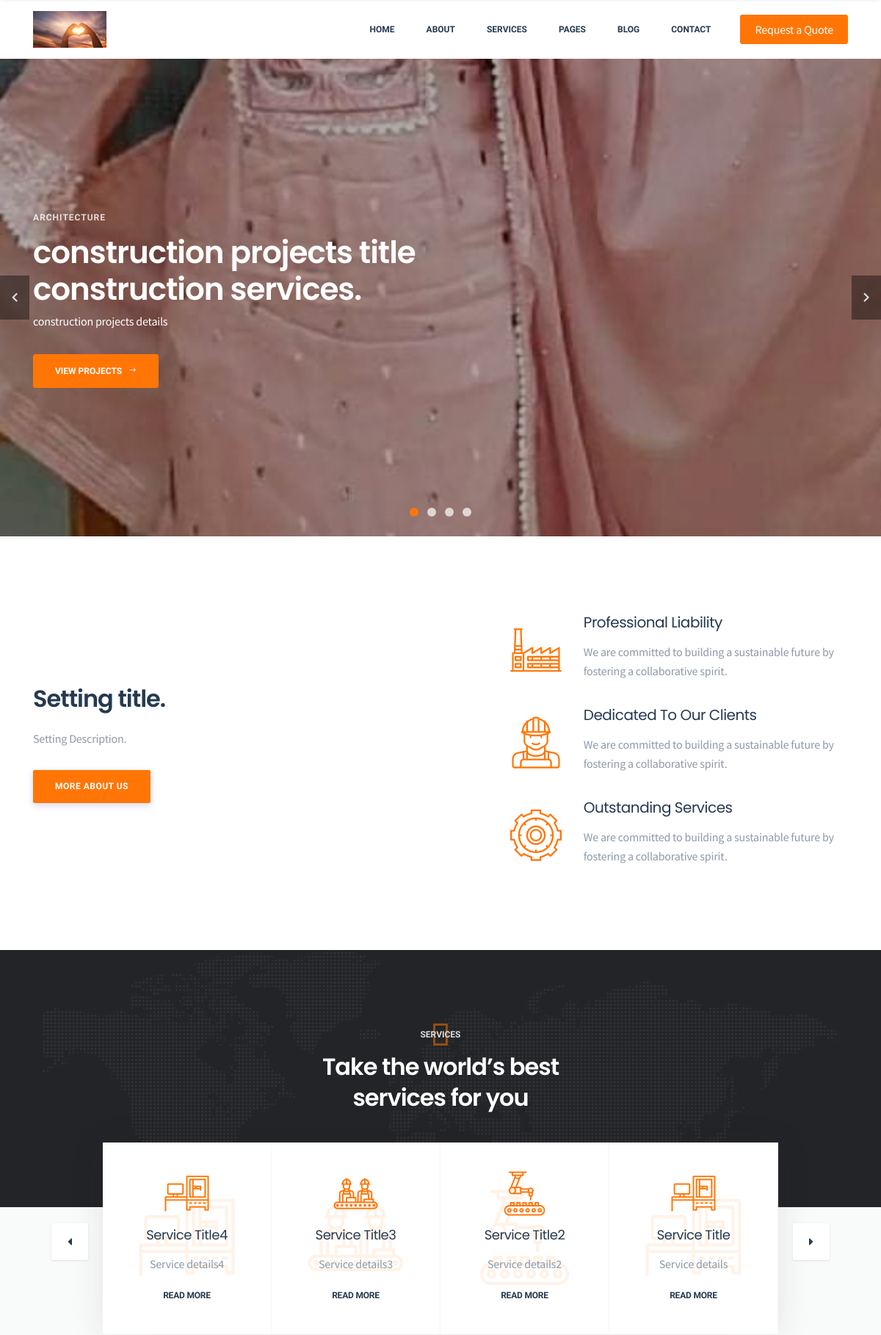
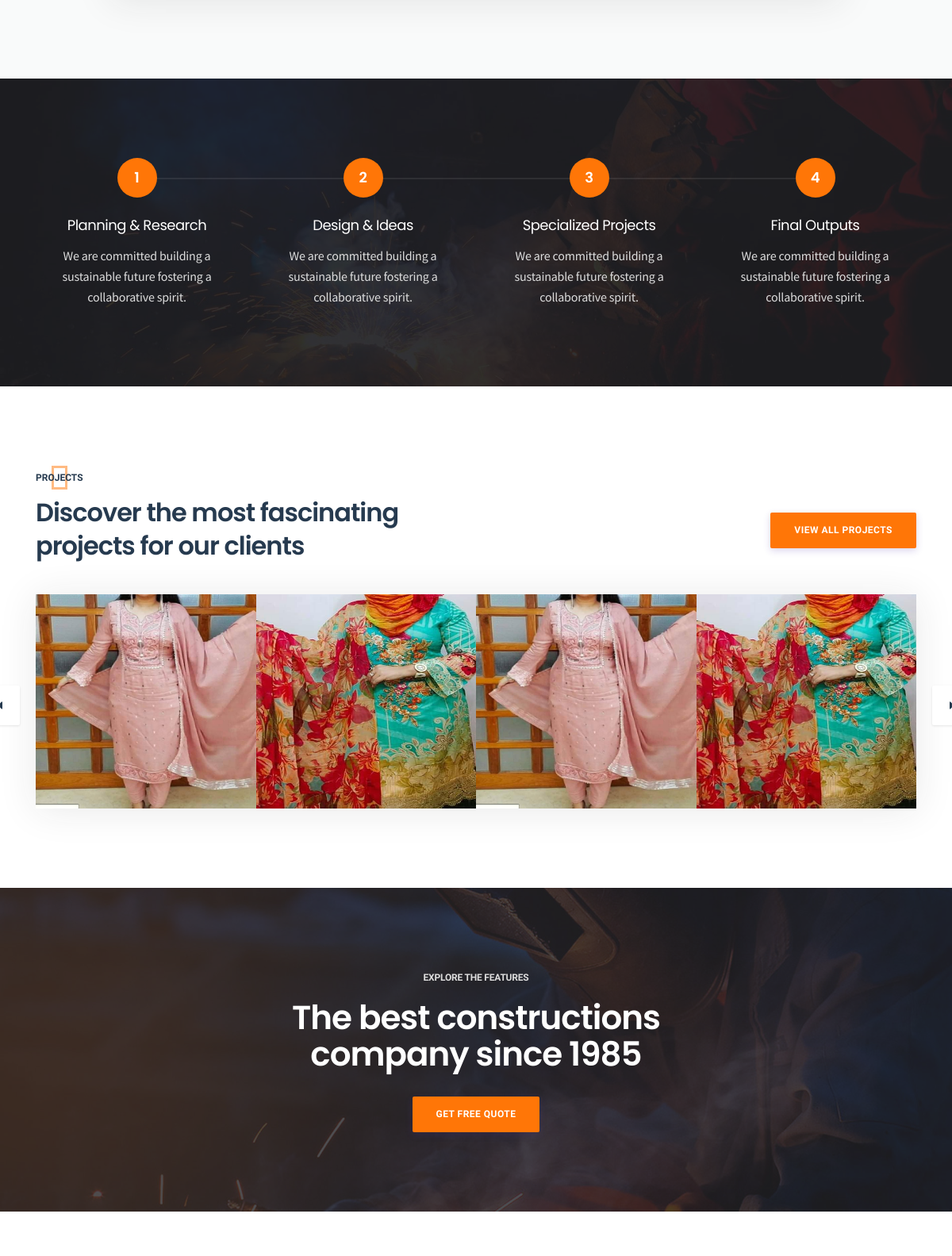
The page / (upper part) on the database its author committed (2 pictures, top to bottom).
### PlazaApp/models.py (models this page shows, shortened)
class Setting(models.Model):
    STATUS = (
        ('True', 'True'),
        ('False', 'False'),
    )
    title = models.CharField(max_length = 155)
    keywords = models.CharField(max_length = 250)
    description = models.CharField(max_length = 250)
    company = models.CharField(max_length = 50)
    address = models.CharField(blank = True, max_length = 100)
    phone = models.CharField(blank = True, max_length = 15)
    fax = models.CharField(blank = True, max_length = 15)
    email = models.CharField(blank = True, max_length = 50)
    smtpserver = models.CharField(blank = True, max_length = 50)
    smtpemail = models.CharField(blank = True, max_length = 50)
    smtppassword = models.CharField(blank = True, max_length = 50)
    smtpport = models.CharField(blank = True, max_length = 50)
    icon = models.ImageField(blank = True, upload_to = 'images/')
    facebook = models.URLField(blank = True, max_length = 50)
    instagram = models.URLField(blank = True, max_length = 50)
    twitter = models.URLField(blank = True, max_length = 50)
    youtube = models.URLField(blank = True, max_length = 50)
    aboutus = models.TextField(blank = True)
    contact = models.TextField(blank = True)
    references = models.TextField(blank = True)
    status = models.CharField(max_length = 10, choices = STATUS)
    created_at = models.DateTimeField(auto_now_add = True)
    updated_at = models.DateTimeField(auto_now = True)

### Construct/models.py (models this page shows, shortened)
class ConstructionProjects(models.Model):
    STATUS = (
        ('True', 'True'),
        ('False', 'False'),
    )
    category = models.ForeignKey(ConstructionCategory, on_delete = models.CASCADE)
    cons_architect = models.ForeignKey(ConstructionArchitects, on_delete = models.CASCADE)
    title = models.CharField(max_length = 200)
    keywords = models.CharField(max_length = 100)
    location = models.CharField(max_length = 200)
    manufactures = models.CharField(max_length = 200)
    new_price = models.DecimalField(decimal_places = 2, max_digits = 15, default = 0)
    old_price = models.DecimalField(decimal_places = 2, max_digits = 15)
    amount = models.IntegerField(default = 0)
    min_amount = models.IntegerField(default = 3)
    details = models.TextField()
    image = models.ImageField(blank = True, upload_to = 'construct_projects/')
    status = models.CharField(max_length = 20, choices = STATUS)
    slug = models.SlugField(null = True, unique = True)
    created_at = models.DateTimeField(auto_now_add = True)
    updated_at = models.DateTimeField(auto_now = True)
    def imageurl(self):
        if self.image:
            return self.image.url
        else:
            return ""
    def image_tag(self):
        return mark_safe('<img src="{}" heigths="70" width="60" />'.format(self.image.url))
    image_tag.short_description = 'image'

class ConstructionCategory(models.Model):
    STATUS = (
        ('True', 'True'),
        ('False', 'False'),
    )
    title = models.CharField(max_length = 155)
    keywords = models.CharField(max_length = 100)
    details = models.TextField()
    image = models.ImageField(blank = True, upload_to = 'construct_category/')
    status = models.CharField(max_length = 20, choices = STATUS)
    slug = models.SlugField(null = True, unique = True)
    created_at = models.DateTimeField(auto_now_add = True)
    updated_at = models.DateTimeField(auto_now = True)
    def __str__(self):
        return self.title

### Service/models.py (models this page shows, shortened)
class Services(models.Model):
    STATUS = (
        ('True', 'True'),
        ('False', 'False'),
    )
    title = models.CharField(max_length = 200)
    tileicon = models.CharField(max_length = 200)
    image = models.ImageField(upload_to = 'services/')
    details = models.TextField()
    status = models.CharField(max_length = 40, choices = STATUS)
    created_at = models.DateTimeField(auto_now_add = True)
    updated_at = models.DateTimeField(auto_now = True)

### PlazaApp/views.py (the view)
# urls.py: path('', Home, name = 'home'),
def Home(request):
    setting = get_object_or_404(Setting, id = 1)
    constructionPro = ConstructionProjects.objects.all().order_by('id')[:4]
    services = Services.objects.all().order_by('-id')[:4]
    recentNews = BlogGrid.objects.all().order_by('-id')[:3]
    context = {'setting': setting, 'constructionPro': constructionPro, 'services':services, 'recentNews':recentNews}
    return render(request, 'base.html', context)

### Blog/models.py (called while the page is built)
    def imageurl(self):
        if self.image:
            return self.image.url
        else:
            return ""

### PlazaApp/templates/base.html (shortened to what this page needs)
{% extends 'home.html' %}
{% block slider %}
    {% include "slider.html" %}
{% endblock slider %}
{% block about %}
    {% include "about.html" %}
{% endblock about %}
{% block services %}
    {% include "services.html" %}
{% endblock services %}
{% block projects %}
    {% include "projects.html" %}
{% endblock projects %}

### PlazaApp/templates/header.html (shortened to what this page needs)
{% load static %}
<header class="header">
    <div class="primary-header">
    <div class="container">
    <div class="primary-header-inner">
    <div class="header-logo">
    <a href="{%url 'home'%}"><img src="{{setting.icon.url}}" style="height: 50px; width: 100px" alt="Indico"></a>
    </div>
    <div class="header-menu-wrap">
    <ul class="dl-menu">
    <li><a href="{% url 'home' %}">Home</a>
    </li>
    <li><a href="{%url 'aboutus'%}">About</a>
    </li>
    <li><a href="{%url 'ServicesView'%}">Services</a>
    </li>
    <li><a href="#">Pages</a>
    </li>
    <li><a href="{%url 'BlogView'%}">Blog</a>
    </li>
    <li><a href="{%url 'ContactView'%}">Contact</a></li>
    </ul>
    </div>
    <div class="header-right">
    <a class="menu-btn" href="#">Request a Quote</a>
    </div>
    </div>
    </div>
    </div>
    </header>

### PlazaApp/templates/slider.html
{% load static %}
<div id="main-slider" class="dl-slider">
        {% for p in constructionPro %}
    <div class="single-slide">
    <div class="bg-img kenburns-top-right" style="background-image: url({{p.imageurl}});"></div>
    <div class="overlay"></div>
    <div class="slider-content-wrap d-flex align-items-center text-left">
    <div class="container">
    <div class="slider-content">
    <div class="dl-caption medium"><div class="inner-layer"><div data-animation="fade-in-right" data-delay="1s">{{p.category}}</div></div></div>
    <div class="dl-caption big"><div class="inner-layer"><div data-animation="fade-in-left" data-delay="2s">{{p.title}}</div></div>
    </div>
    <div class="dl-caption big"><div class="inner-layer"><div data-animation="fade-in-left" data-delay="2.5s">construction services.</div></div></div>
    <div class="dl-caption small"><div class="inner-layer"><div data-animation="fade-in-left" data-delay="3s">{{p.details}}</div></div></div>
    <div class="dl-btn-group">
    <div class="inner-layer">
    <a href="{%url 'Project' id=p.id%}" class="dl-btn" data-animation="fade-in-left" data-delay="3.5s">View Projects <i class="arrow_right"></i></a>
    </div>
    </div>
    </div>
    </div>
    </div>
    </div>
        {% endfor %}
    </div>

### PlazaApp/templates/about.html
{% load static %}
<section class="about-section padding">
    <div class="container">
    <div class="row about-wrap">
    <div class="col-lg-6 sm-padding">
    <div class="about-content wow fadeInLeft">
    <h2>{{setting.title}}.</h2>
    <p>{{setting.description}}.</p>
    <a href="#" class="default-btn">More About Us</a>
    </div>
    </div>
    <div class="col-lg-6 sm-padding">
    <ul class="about-promo">
    <li class="about-promo-item wow fadeInUp">
    <i class="flaticon-factory"></i>
    <div>
    <h3>Professional Liability</h3>
    <p>We are committed to building a sustainable future by fostering a collaborative spirit.</p>
    </div>
    </li>
    <li class="about-promo-item wow fadeInUp" data-wow-delay="300ms">
    <i class="flaticon-worker"></i>
     <div>
    <h3>Dedicated To Our Clients</h3>
    <p>We are committed to building a sustainable future by fostering a collaborative spirit.</p>
    </div>
    </li>
    <li class="about-promo-item wow fadeInUp" data-wow-delay="500ms">
    <i class="flaticon-gear"></i>
    <div>
    <h3>Outstanding Services</h3>
    <p>We are committed to building a sustainable future by fostering a collaborative spirit.</p>
    </div>
    </li>
    </ul>
    </div>
    </div>
    </div>
    </section>

### PlazaApp/templates/services.html
{% load static %}
<section class="service-section bg-grey padding">
    <div class="dark-bg"></div>
    <div class="section-heading dark-background text-center mb-40 wow fadeInUp" data-wow-delay="100ms">
    <span>Services</span>
    <h2>Take the world’s best <br> services for you</h2>
    </div>
    <div class="container">
    <div class="row">
    <div class="col-lg-10 offset-lg-1">
    <div id="service-carousel" class="service-carousel box-shadow owl-carousel">
        {% for p in services %}
    <div class="service-item">
    <div class="service-icon">
    <i class="{{p.tileicon}}"></i>
    </div>
    <h3>{{p.title}}</h3>
    <p>{{p.details}}</p>
    <a href="#" class="read-more">Read More</a>
    <div class="overlay-icon">
    <i class="{{p.tileicon}}"></i>
    </div>
    </div>
        {% endfor %}
    </div>
    </div>
    </div>
    </div>
    </section>
    <section class="work-pro-section padding">
        <div class="container">
        <div class="row">
        <div class="col-lg-3 col-sm-6 sm-padding">
        <div class="work-pro-item text-center">
        <span class="number">1</span>
        <div class="number-line"></div>
        <h3>Planning & Research</h3>
        <p>We are committed building a sustainable future fostering a collaborative spirit.</p>
        </div>
        </div>
        <div class="col-lg-3 col-sm-6 sm-padding">
        <div class="work-pro-item text-center">
        <span class="number">2</span>
        <div class="number-line"></div>
        <h3>Design & Ideas</h3>
        <p>We are committed building a sustainable future fostering a collaborative spirit.</p>
        </div>
        </div>
        <div class="col-lg-3 col-sm-6 sm-padding">
        <div class="work-pro-item text-center">
        <span class="number">3</span>
        <div class="number-line"></div>
        <h3>Specialized Projects</h3>
        <p>We are committed building a sustainable future fostering a collaborative spirit.</p>
        </div>
        </div>
        <div class="col-lg-3 col-sm-6 sm-padding">
        <div class="work-pro-item text-center">
        <span class="number">4</span>
        <h3>Final Outputs</h3>
        <p>We are committed building a sustainable future fostering a collaborative spirit.</p>
        </div>
        </div>
        </div>
        </div>
        </section>

### PlazaApp/templates/projects.html (shortened to what this page needs)
{% load static %}
<section class="projects-section padding">
    <div class="container">
        <div class="row d-flex align-items-center">
            <div class="col-lg-8 col-md-6">
            <div class="section-heading mb-40">
            <span>Projects</span>
            <h2>Discover the most fascinating <br>projects for our clients</h2>
            </div>
            </div>
            <div class="col-lg-4 col-md-6 text-right">
            <a href="{%url 'AllProjects'%}" class="default-btn">View All Projects</a>
            </div>
        </div>
    <div id="projects-carousel" class="projects-carousel box-shadow owl-carousel">
            {% for p in constructionPro %}
        <div class="project-item">
            <img src="{{p.imageurl}}" style="height: 270px;" alt="projects">
        </div>
            {% endfor %}
    </div>
    </div>
    </section>
    <div class="cta-section padding">
        <div class="container">
        <div class="cta-content text-center">
        <span class="wow fadeInUp">Explore The Features</span>
        <h2 class="wow fadeInUp" data-wow-delay="300ms">The best constructions <br>company since 1985</h2>
        <a href="#" class="default-btn wow fadeInUp" data-wow-delay="500ms">Get Free Quote</a>
        </div>
        </div>
        </div>
        <section class="content-section padding">
        </section>

### static/css/slider.css (style rules this page uses)
.slider-content-wrap { height:650px }
.dl-slider .overlay { background-color:rgba(0,0,0,.3);width:100%;height:100%;position:absolute;left:0;top:0;z-index:-1 }
.dl-slider .bg-img { display:block;background-repeat:no-repeat;-webkit-background-size:cover;background-size:cover;background-position:center center;width:100%;height:100%;position:absolute;left:0;top:0;overflow:hidden;z-index:-1 }
.dl-slider .dl-caption { color:#fff;font-family:poppins,sans-serif }
.dl-slider .dl-caption .inner-layer { display:inline-block;overflow:hidden }
.dl-slider .dl-caption.medium { white-space:nowrap;font-size:12px;font-family:work sans,sans-serif;letter-spacing:0;line-height:26px;height:26px;font-weight:600;color:rgb(255,255,255,.8);letter-spacing:1px;text-transform:uppercase;visibility:inherit;transition:none 0s ease 0s;text-align:inherit;border-width:0;margin:0;padding:0;min-height:0;min-width:0;max-height:none;max-width:none;opacity:1;margin-bottom:10px }
.dl-slider .dl-caption.big { white-space:nowrap;font-size:42px;line-height:50px;font-weight:600;color:#fff;letter-spacing:-1px;height:50px }
.dl-slider .slider-content { position:relative }
.dl-slider .dl-caption.small { font-family:source sans pro,sans-serif;font-size:16px;font-weight:400;letter-spacing:-.2px;line-height:26px;color:#fff;margin-top:5px }
.dl-slider .dl-btn-group { margin-top:25px;overflow:hidden }
.dl-slider .dl-btn { background-color:#ff7607;display:inline-block;color:#fff;font-size:12px;line-height:12;font-family:work sans,sans-serif;letter-spacing:0;font-weight:600;text-transform:uppercase;transition:all .2s ease-in-out;display:inline-block;padding:0 30px;line-height:45px;border-radius:3px }
.dl-slider .dl-btn i { margin-left:5px;line-height:45px }
.fade-in-right { -webkit-animation:fade-in-right .6s cubic-bezier(.39,.575,.565,1) both;animation:fade-in-right .6s cubic-bezier(.39,.575,.565,1) both }
.fade-in-left { -webkit-animation:fade-in-left .6s cubic-bezier(.39,.575,.565,1) both;animation:fade-in-left .6s cubic-bezier(.39,.575,.565,1) both }
.dl-slider .slick-current.slick-active .kenburns-top-right { -webkit-animation:kenburns-top-right 10s ease-out both;animation:kenburns-top-right 10s ease-out both;animation-delay:.1s }

### static/css/venobox/venobox.css (style rules this page uses)
.animated { webkit-transition:margin .3s ease-out;transition:margin .3s ease-out }

### rows shown on the page
Setting: icon (picture), title "Setting title", description "Setting Description"
ConstructionProjects: imageurl (picture), category "ARCHITECTURE", title "construction projects title", details "construction projects details"
Services: title "Service Title4", details "Service details4"
Services: title "Service Title3", details "Service details3"
Services: title "Service Title2", details "Service details2"
Services: title "Service Title", details "Service details"
ConstructionProjects: imageurl (picture)
ConstructionProjects: imageurl (picture)
ConstructionProjects: imageurl (picture)
